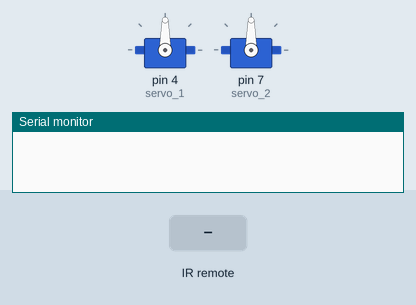
Recording of a sketch running on a simulated Arduino Uno, built with avr-gcc and run on an emulated ATmega328P. Shown: 2 × servo, the last lines printed to the serial monitor. Inputs (shaded band) come from the test bench.

Above: at 1.2 s.
1.3 s: infrared code 0x10EFA05F received
At 2.5 s:
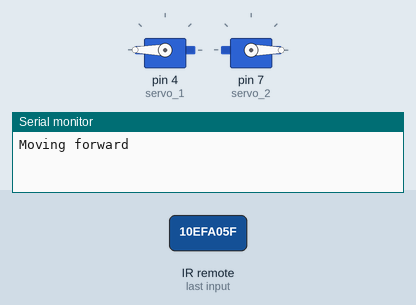
2.8 s: infrared code 0x10EF807F received
At 3.6 s:
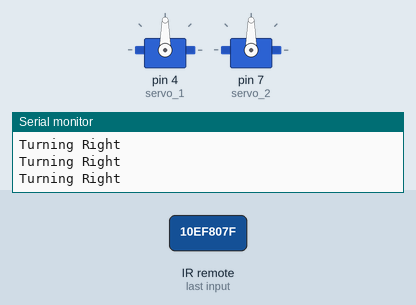
4.5 s: infrared code 0x10EF00FF received
At 5.0 s:
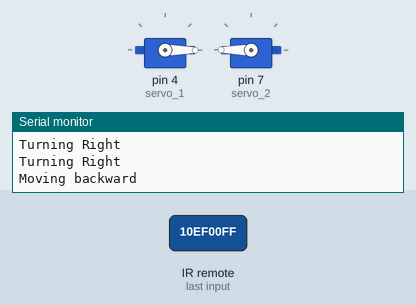
6.0 s: infrared code 0x10EF10EF received
At 7.0 s:
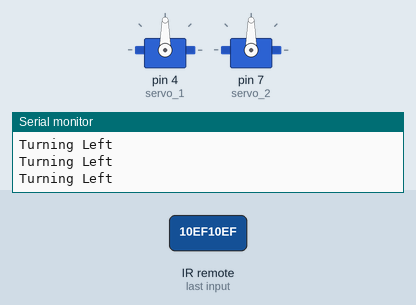
Timing chart, 0 to 8.7 s (numbered marks = the images above; inputs shaded):
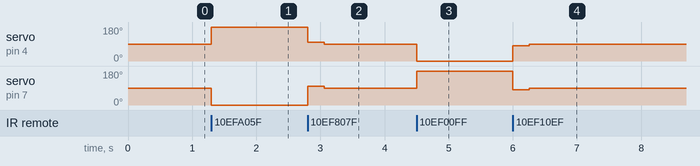

Measured:
- after the input at 1.3 s, servo on pin 4 (servo_1): 90° → 180° at once; servo on pin 7 (servo_2): 90° → 0° at once
- after the input at 2.8 s, servo on pin 4 (servo_1): 180° → 100° at once, → 90° 0.26 s later; servo on pin 7 (servo_2): 0° → 100° at once, → 90° 0.26 s later
- after the input at 4.5 s, servo on pin 4 (servo_1): 90° → 0° at once; servo on pin 7 (servo_2): 90° → 180° at once
- after the input at 6.0 s, servo on pin 4 (servo_1): 0° → 80° at once, → 90° 0.25 s later; servo on pin 7 (servo_2): 180° → 80° at once, → 90° 0.25 s later

The sketch:

servo_IRremote.ino
```cpp
#include <IRremote.h>
#include <Servo.h>

//initialize variable for IR receiver
int RECV_PIN = 11;
IRrecv irrecv(RECV_PIN);
decode_results results;

//HEX code correspond to each button
#define Forward  0x10EFA05F
#define Left     0x10EF10EF
#define Right    0x10EF807F
#define Stop     0x10EF20DF
#define Backward 0x10EF00FF

//create servo object
Servo servo_1;
Servo servo_2;

void setup()
{
  Serial.begin(9600);
  servo_1.attach(4);
  servo_2.attach(7);
  irrecv.enableIRIn();
}

void loop() {
  if (irrecv.decode(&results))
  {
    //forward button is pressed
    if (results.value == Forward)
    {
      servo_1.write(180);
      servo_2.write(0);
      Serial.println("Moving forward");
    }

    //backward button is pressed
    if (results.value == Backward)
    {
      servo_1.write(0);
      servo_2.write(180);
      Serial.println("Moving backward");
    }

    //stop button is pressed
    if (results.value == Stop)
    {
      servo_1.write(90);
      servo_2.write(90);
      Serial.println("Stoping");
    }

    //right turn button is pressed
    if (results.value == Right)
    {
      //this only allows servo to run 250 milisecond
      uint32_t RunTime = 250;
      for (uint32_t tStart = millis();  (millis() - tStart) < RunTime;)
      {
        servo_1.write(100);
        servo_2.write(100);
        Serial.println("Turning Right");
      }
      //stop servos after turning
      servo_1.write(90);
      servo_2.write(90);
    }

    //left turn button is pressed
    if (results.value == Left)
    {
      //this only allows servo to run 250 milisecond
      uint32_t RunTime = 250;
      for (uint32_t tStart = millis();  (millis() - tStart) < RunTime;)
      {
        servo_1.write(80);
        servo_2.write(80);
        Serial.println("Turning Left");
      }
      //stop servos after turning
      servo_1.write(90);
      servo_2.write(90);
    }
    irrecv.resume(); //resume detecing incoming signal
  }
}
```
